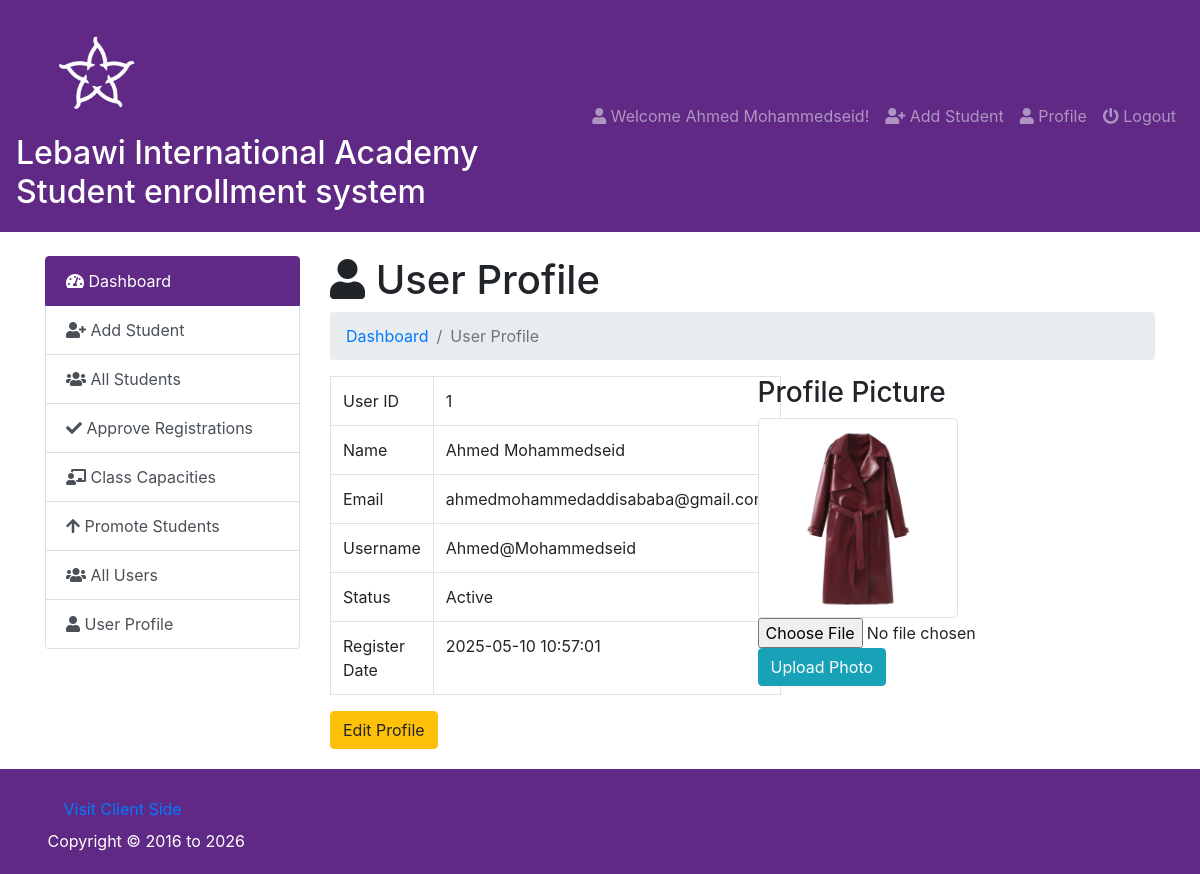
The page /admin/index.php?page=user-profile (signed in) on the database its author committed.
### tables this page shows
CREATE TABLE `users` (
  `id` int(11) NOT NULL,
  `name` varchar(100) NOT NULL,
  `username` varchar(50) NOT NULL,
  `password` varchar(255) NOT NULL,
  `email` varchar(100) NOT NULL,
  `photo` varchar(255) NOT NULL,
  `status` enum('active','inactive') DEFAULT 'active',
  `datetime` datetime DEFAULT current_timestamp(),
  `role` enum('admin','client') NOT NULL DEFAULT 'client'
);

### admin/user-profile.php (the view, shortened to what this page needs)
<?php
require_once 'db_con.php';
$user = $_SESSION['user_login'];
?>
<h1 class="text-primary"><i class="fas fa-user"></i> User Profile</h1>
<nav aria-label="breadcrumb">
  <ol class="breadcrumb">
    <li class="breadcrumb-item" aria-current="page"><a href="index.php">Dashboard</a></li>
    <li class="breadcrumb-item active" aria-current="page">User Profile</li>
  </ol>
</nav>
<?php
$query = "SELECT * FROM users WHERE username = ?";
$stmt = mysqli_prepare($db_con, $query);
mysqli_stmt_bind_param($stmt, "s", $user);
mysqli_stmt_execute($stmt);
$result = mysqli_stmt_get_result($stmt);
$row = mysqli_fetch_array($result);
?>
<div class="row">
  <div class="col-sm-6">
    <table class="table table-bordered">
      <tr>
        <td>User ID</td>
        <td><?php echo htmlspecialchars($row['id']); ?></td>
      </tr>
      <tr>
        <td>Name</td>
        <td><?php echo ucwords(htmlspecialchars($row['name'])); ?></td>
      </tr>
      <tr>
        <td>Email</td>
        <td><?php echo htmlspecialchars($row['email']); ?></td>
      </tr>
      <tr>
        <td>Username</td>
        <td><?php echo ucwords(htmlspecialchars($row['username'])); ?></td>
      </tr>
      <tr>
        <td>Status</td>
        <td><?php echo ucwords(htmlspecialchars($row['status'])); ?></td>
      </tr>
      <tr>
        <td>Register Date</td>
        <td><?php echo htmlspecialchars($row['datetime']); ?></td>
      </tr>
    </table>
    <a class="btn btn-warning pull-right" href="index.php?page=edit-user&id=<?php echo base64_encode($row['id']); ?>">Edit Profile</a>
  </div>
  <div class="col-sm-6">
    <h3>Profile Picture</h3>
    <a href="images/<?php echo htmlspecialchars($row['photo']); ?>">
      <img class="img-thumbnail" id="imguser" src="images/<?php echo htmlspecialchars($row['photo']); ?>" width="200px">
    </a>
    <br>
    <form method="POST" enctype="multipart/form-data">
      <input type="file" name="userphoto" required="" id="photo"><br>
      <input class="btn btn-info" type="submit" name="upphoto" value="Upload Photo">
    </form>
  </div>
</div>

### admin/index.php (shortened to what this page needs)
<?php
require_once 'db_con.php';
?>
<!doctype html>
<html lang="en">
<head>
  <link rel="stylesheet" href="../css/bootstrap.min.css">
  <link rel="stylesheet" href="../css/dataTables.bootstrap4.min.css">
  <link rel="stylesheet" href="../css/fontawesome.min.css">
  <link rel="stylesheet" href="../css/solid.min.css">
  <link rel="stylesheet" href="https://cdnjs.cloudflare.com/ajax/libs/animate.css/4.0.0/animate.min.css" />
  <link rel="stylesheet" type="text/css" href="../css/style.css">
</head>
<body>
  <nav style="background-color: #5f2985;" class="navbar navbar-expand-lg navbar-dark ">
    <a class="navbar-brand" href="index.php">
      <img src="lebawilogo.png" class="fa-3x" style="vertical-align: middle; width:35%;background-color:#5f2985;" alt="Logo">
      <h2 style="display: block; align-items:center; color:white;">Lebawi International Academy
        <br>Student enrollment system
      </h2>
    </a>
    <div class="navbar-collapse collapse justify-content-end" id="navbarSupportedContent">
      <?php $showuser = $_SESSION['user_login'];
      $haha = mysqli_query($db_con, "SELECT * FROM users WHERE username = '$showuser'");
      $showrow = mysqli_fetch_array($haha); ?>
      <ul class="nav navbar-nav ">
        <li class="nav-item"><a class="nav-link" href="index.php?page=user-profile"><i class="fa fa-user"></i> Welcome <?php echo $showrow['name']; ?>!</a></li>
        <li class="nav-item"><a class="nav-link" href="index.php?page=add-student"><i class="fa fa-user-plus"></i> Add Student</a></li>
        <li class="nav-item"><a class="nav-link" href="index.php?page=user-profile"><i class="fa fa-user"></i> Profile</a></li>
        <li class="nav-item"><a class="nav-link" href="logout.php"><i class="fa fa-power-off"></i> Logout</a></li>
      </ul>
    </div>
  </nav>
  <br>
  <div class="container">
    <div class="row">
      <div class="col-md-3">
        <div class="list-group">
          <a href="index.php?page=dashboard" class="list-group-item list-group-item-action active">
            <i class="fas fa-tachometer-alt"></i> Dashboard
          </a>
          <a href="index.php?page=add-student" class="list-group-item list-group-item-action"><i class="fa fa-user-plus"></i> Add Student</a>
          <a href="index.php?page=all-student" class="list-group-item list-group-item-action"><i class="fa fa-users"></i> All Students</a>
          <a href="index.php?page=approve-registrations" class="list-group-item list-group-item-action"><i class="fa fa-check"></i> Approve Registrations</a>
          <a href="index.php?page=class-capacities" class="list-group-item list-group-item-action"><i class="fas fa-chalkboard-teacher"></i> Class Capacities</a>
          <a href="index.php?page=progress-student" class="list-group-item list-group-item-action"><i class="fas fa-arrow-up"></i> Promote Students</a>
          <a href="index.php?page=all-users" class="list-group-item list-group-item-action"><i class="fa fa-users"></i> All Users</a>
          <a href="index.php?page=user-profile" class="list-group-item list-group-item-action"><i class="fa fa-user"></i> User Profile</a>
        </div>
      </div>
      <div class="col-md-9">
        <div class="content">
          <?php
          if (isset($_GET['page'])) {
            $page = $_GET['page'] . '.php';
          } else {
            $page = 'dashboard.php';
          }
          if (file_exists($page)) {
            require_once $page;
          } else {
            require_once '404.php';
          }
          ?>
        </div>
      </div>
    </div>
  </div>
  <footer>
    <div class="container">
      <a href="../client/index.php" class="nav-link">Visit Client Side</a>
      <p>Copyright © 2016 to <?php echo date('Y') ?></p>
    </div>
  </footer>
</body>
</html>

### css/style.css (style rules this page uses)
footer { background-color: #5f2985; color:#fff; padding: 20px 0px 5px 5px; margin-top: 20px; }
input#photo { width: 260px; }
.list-group-item.active { z-index: 2; color: #fff; background-color:#5f2985; border-color:#5f2985 ; }

### rows shown on the page
users: name "Ahmed Mohammedseid", id "1", email "ahmedmohammedaddisababa@gmail.com", username "Ahmed@Mohammedseid", status "Active", datetime "2025-05-10 10:57:01", photo (picture)
